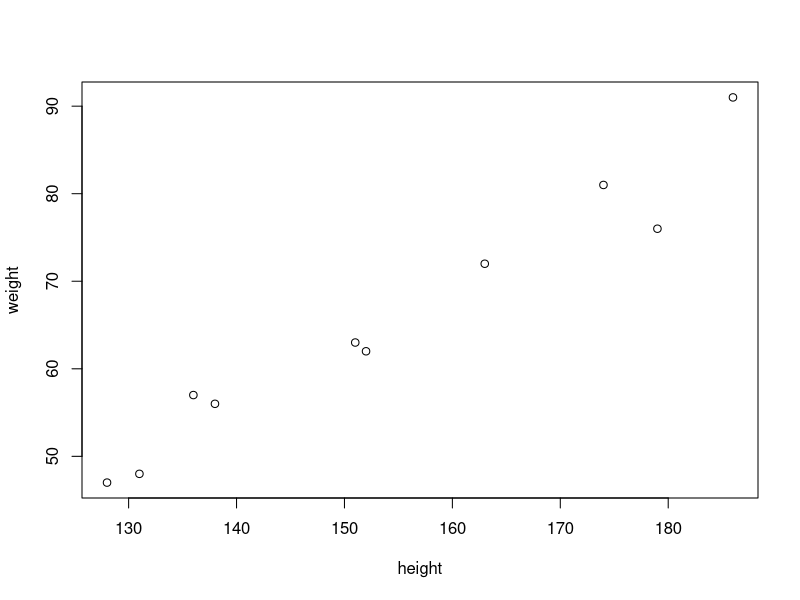
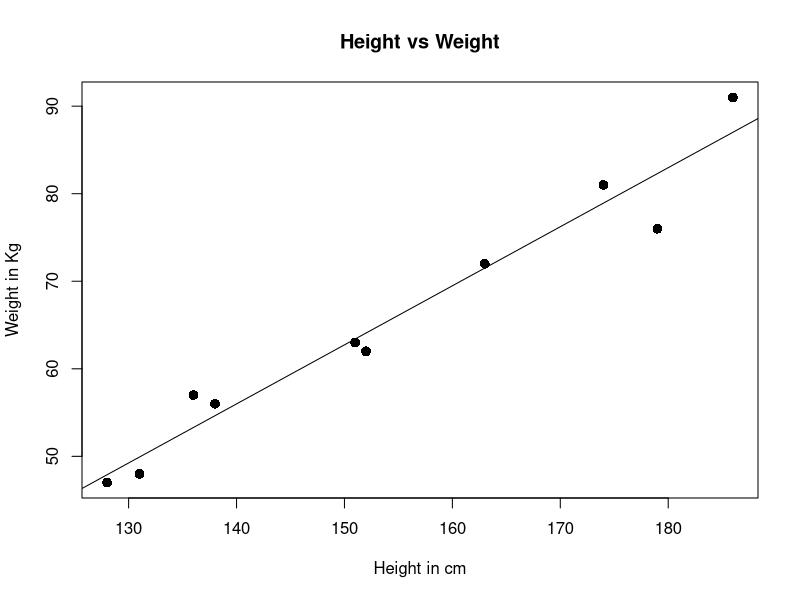

R code for these plots, in order:
## Regression
working.directory <- "D:\\code\\R\\R-Practice\\"

setwd(working.directory)
# Linear Regression
weight <- c(63,81,56,91,47,57,76,72,62,48)
height <- c(151,174,138,186,128,136,179,163,152,131)

# Creating a model
model <- lm(weight~height)
print(model)

# Summary of the model
print(summary(model))

# Visualizing the model graphically
png("LinearRegressonWeightVsHeight.jpg")
plot(x = height, y = weight)
dev.off()

# Visualizing the model
png("LinearRegressonWeightVsHeight2.jpg")
plot(x = height, y = weight, main = "Height vs Weight", xlab = "Height in cm", ylab = "Weight in Kg", cex = 1.3,
     pch = 16, abline(lm(weight~height)))
dev.off()

# Using the model to predict the weight for height = 170
a <- data.frame(height = 170)
weight.predicted <- predict(model, a)

print(weight.predicted)
